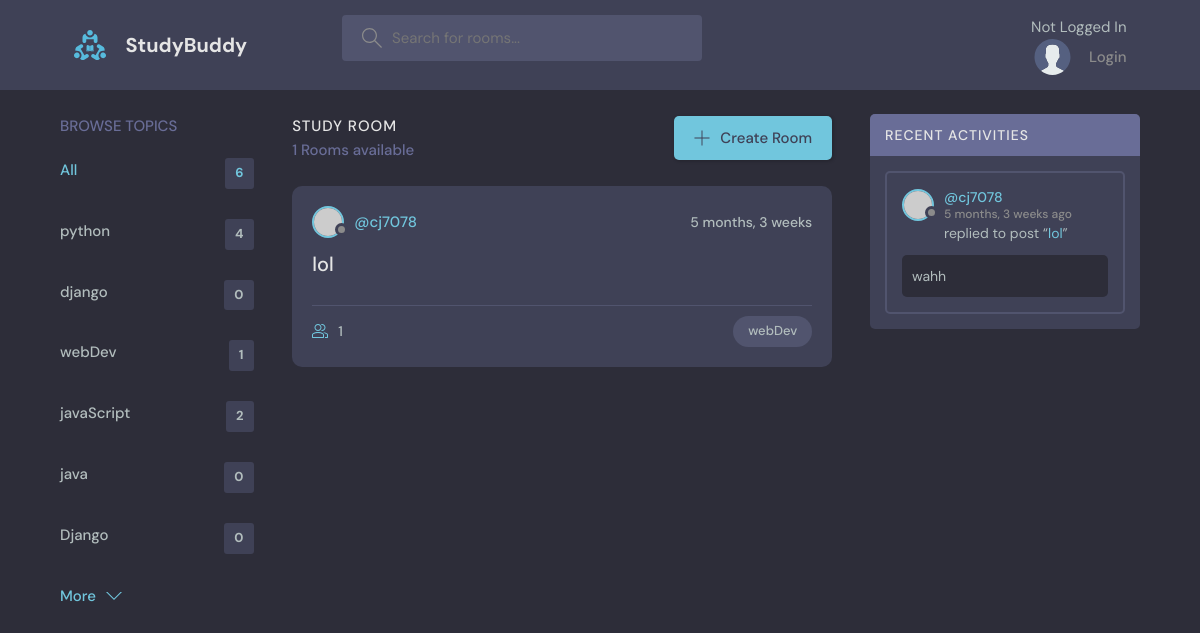
Screenshot of /?q=webDev with the database file from the repository.
### base/models.py (models this page shows, shortened)
class Topic(models.Model):
    name = models.CharField(max_length=200)

class Room(models.Model):
    host = models.ForeignKey(User ,on_delete=models.SET_NULL, null=True)
    topic = models.ForeignKey(Topic ,on_delete=models.SET_NULL, null=True)
    name = models.CharField(max_length=200)
    description = models.TextField(null=True, blank=True)
    participants = models.ManyToManyField(User, related_name='participants', blank=True)
    update = models.DateTimeField(auto_now=True)
    created = models.DateTimeField(auto_now_add=True)
    class Meta:
        ordering = ['-update', '-created']

class Message(models.Model):
    user = models.ForeignKey(User ,on_delete=models.CASCADE)
    room = models.ForeignKey(Room, on_delete=models.CASCADE)
    body = models.TextField()
    update = models.DateTimeField(auto_now=True)
    created = models.DateTimeField(auto_now_add=True)
    class Meta:
        ordering = ['-update', '-created']

### base/views.py (the view)
# urls.py: path('',views.home, name="home"),
def home(request):
    q = request.GET.get('q') if request.GET.get('q') != None else ''
    rooms = Room.objects.filter(
        Q(topic__name__icontains=q) |
        Q(name__icontains=q) |
        Q(description__icontains=q)
                                )
    room_count = rooms.count()
    topics = Topic.objects.all()
    room_messages = Message.objects.filter(Q(room__topic__name__icontains=q))
    context = {'rooms':rooms, 'topics':topics, 'room_count':room_count,'room_messages': room_messages}
    return render(request, 'base/home.html' , context)

### base/templates/base/home.html (shortened to what this page needs)
{% extends "main.html" %}
{% block content %}
    <main class="layout layout--3">
      <div class="container">
        {% include "base/topics_component.html" %}
          <div class="roomList">
            <div class="roomList__header">
                <div>
                <h2>Study Room</h2>
                <p>{{room_count}} Rooms available</p>
                </div>
                <a class="btn btn--main" href="create-room.html">
                <svg version="1.1" xmlns="http://www.w3.org/2000/svg" width="32" height="32" viewBox="0 0 32 32">
                    <title>add</title>
                    <path
                    d="M16.943 0.943h-1.885v14.115h-14.115v1.885h14.115v14.115h1.885v-14.115h14.115v-1.885h-14.115v-14.115z"
                    ></path>
                </svg>
                Create Room
                </a>
            </div>
                {% include "base/room_component.html" %}
        </div>
        {% include "base/activity_component.html" %}
    </main>
    {% endblock content %}

### base/templates/base/topics_component.html
<div class="topics">
    <div class="topics__header">
      <h2>Browse Topics</h2>
    </div>
    <ul class="topics__list">
      <li>
        <a href="{% url 'home' %}" class="active">All <span>{{topics.count}}</span></a>
      </li>
      {% for topic in topics  %}
      <li>
        <a href="{% url 'home' %}?q={{topic.name}}">{{topic.name}} <span>{{topic.room_set.all.count}}</span></a>
      </li>
      {% endfor %}
    </ul>
    <a class="btn btn--link" href="topics.html">
      More
      <svg version="1.1" xmlns="http://www.w3.org/2000/svg" width="32" height="32" viewBox="0 0 32 32">
        <title>chevron-down</title>
        <path d="M16 21l-13-13h-3l16 16 16-16h-3l-13 13z"></path>
      </svg>
    </a>
  </div>

### base/templates/base/room_component.html (shortened to what this page needs)
{% for room in rooms %}
<div class="roomListRoom">
    <div class="roomListRoom__header">
      <a href="{% url 'user-profile' room.host.id %}" class="roomListRoom__author">
        <div class="avatar avatar--small">
          <img src="https://randomuser.me/api/portraits/women/11.jpg" />
        </div>
        <span>@{{room.host.username}}</span>
      </a>
      <div class="roomListRoom__actions">
        <span>{{room.created|timesince}}</span>
      </div>
    </div>
    <div class="roomListRoom__content">
      <a href="{%  url 'room' room.id %}">{{room.name}}</a>
    </div>
    <div class="roomListRoom__meta">
      <a href="{%  url 'room' room.id %}" class="roomListRoom__joined">
        {{room.participants.all.count}}
      </a>
      <p class="roomListRoom__topic">{{room.topic.name}}</p>
    </div>
  </div>
{% endfor %}

### base/templates/base/activity_component.html (shortened to what this page needs)
<div class="activities">
    <div class="activities__header">
      <h2>Recent Activities</h2>
    </div>
    {% for message in room_messages  %}
    <div class="activities__box">
      <div class="activities__boxHeader roomListRoom__header">
        <a href="{% url 'user-profile' message.user.id %}" class="roomListRoom__author">
          <div class="avatar avatar--small">
            <img src="https://randomuser.me/api/portraits/women/11.jpg" />
          </div>
          <p>
            @{{message.user}}
            <span>{{message.created|timesince}} ago</span>
          </p>
        </a>
      </div>
      <div class="activities__boxContent">
        <p>replied to post “<a href="{% url 'room' message.room.id  %}">{{message.room.name}}</a>”</p>
        <div class="activities__boxRoomContent">
          {{message.body}}
        </div>
      </div>
    </div>
    {% endfor %}
    </div>
  </div>

### rows the page displays
Topic: name "python", room_set.all.count "4"
Topic: name "django", room_set.all.count "0"
Topic: name "webDev", room_set.all.count "1"
Topic: name "javaScript", room_set.all.count "2"
Topic: name "java", room_set.all.count "0"
Topic: name "Django", room_set.all.count "0"
Room: host.username "cj7078", created "5 months, 3 weeks", name "lol", participants.all.count "1", topic.name "webDev"
Message: user "cj7078", created "5 months, 3 weeks", room.name "lol", body "wahh"

### other values shown
{{ topics.count }} "6"
{{ room_count }} "1"
